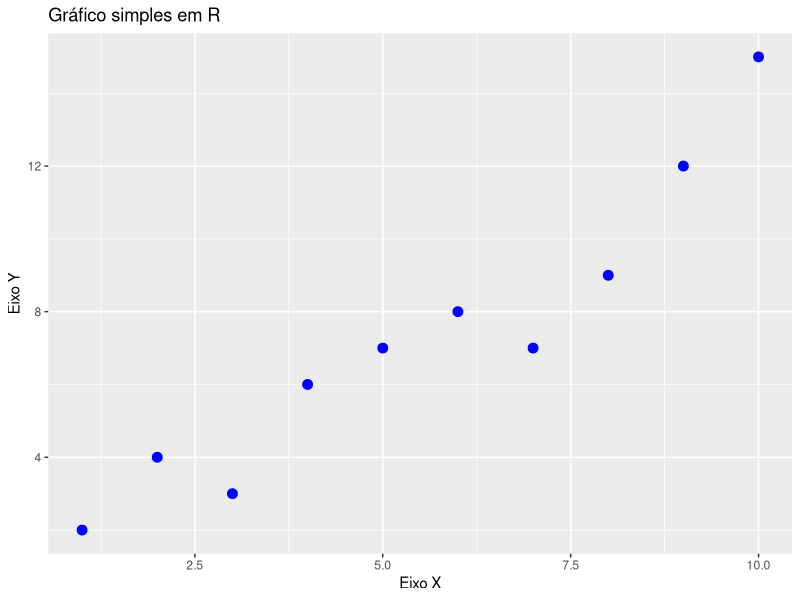

Reproduce this figure in R.
# Carregar pacote
library(ggplot2)

# Criar dados simples
dados <- data.frame(
  x = 1:10,
  y = c(2, 4, 3, 6, 7, 8, 7, 9, 12, 15)
)

# Fazer gráfico
ggplot(dados, aes(x = x, y = y)) +
  geom_point(color = "blue", size = 3) +
  labs(
    title = "Gráfico simples em R",
    x = "Eixo X",
    y = "Eixo Y"
  )
